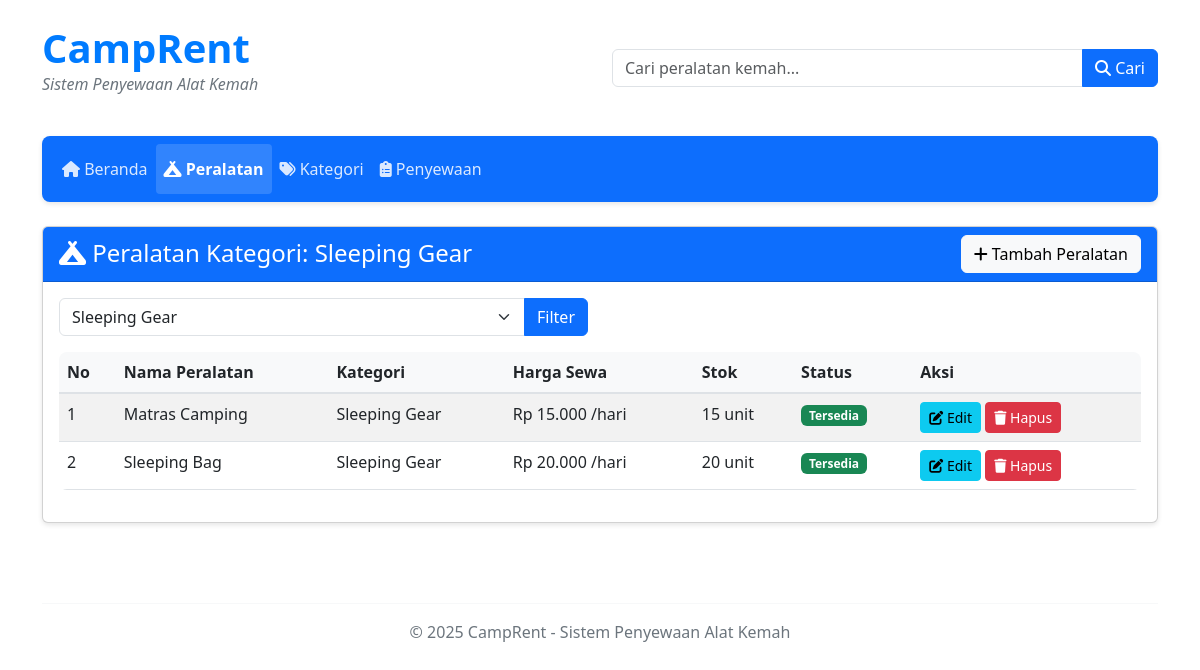
The page /index.php?page=peralatan&kategori_id=2 on the database its author committed.
### tables this page shows
CREATE TABLE IF NOT EXISTS kategori (
    id INT PRIMARY KEY AUTO_INCREMENT,
    nama VARCHAR(100) NOT NULL,
    deskripsi TEXT,
    created_at TIMESTAMP DEFAULT CURRENT_TIMESTAMP,
    updated_at TIMESTAMP DEFAULT CURRENT_TIMESTAMP ON UPDATE CURRENT_TIMESTAMP
);

CREATE TABLE IF NOT EXISTS peralatan (
    id INT PRIMARY KEY AUTO_INCREMENT,
    nama VARCHAR(100) NOT NULL,
    kategori_id INT NOT NULL,
    stok INT NOT NULL DEFAULT 0,
    harga_sewa DECIMAL(10,2) NOT NULL,
    deskripsi TEXT,
    status ENUM('tersedia', 'dipinjam', 'pemeliharaan') DEFAULT 'tersedia',
    created_at TIMESTAMP DEFAULT CURRENT_TIMESTAMP,
    updated_at TIMESTAMP DEFAULT CURRENT_TIMESTAMP ON UPDATE CURRENT_TIMESTAMP,
    FOREIGN KEY (kategori_id) REFERENCES kategori(id) ON DELETE CASCADE
);

### class/Kategori.php (called while the page is built, shortened)
<?php
class Kategori {
    private $db;
    public function __construct($db) {
        $this->db = $db;
    }
    public function getAll() {
        $query = "SELECT * FROM kategori ORDER BY nama ASC";
        $stmt = $this->db->prepare($query);
        $stmt->execute();
        return $stmt->fetchAll();
    }
    public function getById($id) {
        $query = "SELECT * FROM kategori WHERE id = :id";
        $stmt = $this->db->prepare($query);
        $stmt->bindParam(':id', $id);
        $stmt->execute();
        return $stmt->fetch();
    }
}

### class/Peralatan.php (called while the page is built, shortened)
<?php
class Peralatan {
    private $db;
    public function __construct($db) {
        $this->db = $db;
    }
    public function getByKategori($kategori_id) {
        $query = "SELECT p.*, k.nama AS kategori_nama
                  FROM peralatan p
                  JOIN kategori k ON p.kategori_id = k.id
                  WHERE p.kategori_id = :kategori_id
                  ORDER BY p.nama ASC";
        $stmt = $this->db->prepare($query);
        $stmt->bindParam(':kategori_id', $kategori_id);
        $stmt->execute();
        return $stmt->fetchAll();
    }
}

### view/peralatan/index.php (the view, shortened to what this page needs)
<?php
$peralatanObj = new Peralatan($db);
$kategoriObj = new Kategori($db);
$kategori_id = isset($_GET['kategori_id']) ? $_GET['kategori_id'] : null;
if ($kategori_id) {
    $peralatan_list = $peralatanObj->getByKategori($kategori_id);
    $kategori_info = $kategoriObj->getById($kategori_id);
} else {
    $peralatan_list = $peralatanObj->getAll();
}
$kategori_list = $kategoriObj->getAll();
?>
<div class="card mb-4">
    <div class="card-header bg-primary text-white d-flex justify-content-between align-items-center">
        <h4 class="mb-0">
            <i class="fas fa-campground"></i>
            <?php if (isset($kategori_info)): ?>
                Peralatan Kategori: <?php echo htmlspecialchars($kategori_info['nama']); ?>
            <?php else: ?>
                Daftar Peralatan
            <?php endif; ?>
        </h4>
        <a href="index.php?page=peralatan_add" class="btn btn-light"><i class="fas fa-plus"></i> Tambah Peralatan</a>
    </div>
    <div class="card-body">
        <div class="row mb-3">
            <div class="col-md-6">
                <form action="index.php" method="GET">
                    <div class="input-group">
                        <select name="kategori_id" class="form-select">
                            <?php foreach($kategori_list as $kategori): ?>
                            <option value="<?php echo $kategori['id']; ?>" <?php echo (isset($kategori_id) && $kategori_id == $kategori['id']) ? 'selected' : ''; ?>>
                                <?php echo htmlspecialchars($kategori['nama']); ?>
                            </option>
                            <?php endforeach; ?>
                        </select>
                        <button type="submit" class="btn btn-primary">Filter</button>
                    </div>
                </form>
            </div>
        </div>
        <?php if (empty($peralatan_list)): ?>
            <div class="alert alert-info">
                <i class="fas fa-info-circle"></i> Tidak ada peralatan yang tersedia.
            </div>
        <?php else: ?>
            <div class="table-responsive">
                <table class="table table-striped table-hover">
                    <thead>
                        <tr>
                            <th>No</th>
                            <th>Nama Peralatan</th>
                            <th>Kategori</th>
                            <th>Harga Sewa</th>
                            <th>Stok</th>
                            <th>Status</th>
                            <th>Aksi</th>
                        </tr>
                    </thead>
                    <tbody>
                        <?php $no = 1; foreach($peralatan_list as $item): ?>
                        <tr>
                            <td><?php echo $no++; ?></td>
                            <td><?php echo htmlspecialchars($item['nama']); ?></td>
                            <td><?php echo htmlspecialchars($item['kategori_nama']); ?></td>
                            <td>Rp <?php echo number_format($item['harga_sewa'], 0, ',', '.'); ?> /hari</td>
                            <td><?php echo $item['stok']; ?> unit</td>
                            <td>
                                <?php if($item['status'] == 'tersedia'): ?>
                                    <span class="badge bg-success">Tersedia</span>
                                <?php elseif($item['status'] == 'dipinjam'): ?>
                                    <span class="badge bg-warning">Sedang Dipinjam</span>
                                <?php else: ?>
                                    <span class="badge bg-secondary">Pemeliharaan</span>
                                <?php endif; ?>
                            </td>
                            <td>
                                <a href="index.php?page=peralatan_edit&id=<?php echo $item['id']; ?>" class="btn btn-sm btn-info">
                                    <i class="fas fa-edit"></i> Edit
                                </a>
                                <a href="index.php?page=peralatan_delete&id=<?php echo $item['id']; ?>" class="btn btn-sm btn-danger"
                                   onclick="return confirm('Apakah Anda yakin ingin menghapus peralatan ini?')">
                                    <i class="fas fa-trash"></i> Hapus
                                </a>
                            </td>
                        </tr>
                        <?php endforeach; ?>
                    </tbody>
                </table>
            </div>
        <?php endif; ?>
    </div>
</div>

### style.css (style rules this page uses)
body { font-family: 'Segoe UI', Tahoma, Geneva, Verdana, sans-serif; background-color: #f8f9fa; color: #333; }
.card { border-radius: 8px; box-shadow: 0 2px 5px rgba(0, 0, 0, 0.1); transition: all 0.3s ease; }
.btn { border-radius: 4px; padding: 0.5rem 1rem; transition: all 0.3s ease; }
.btn-primary { background-color: #007bff; border-color: #007bff; }
.table { background-color: #fff; border-radius: 8px; overflow: hidden; }
.table thead th { background-color: #f8f9fa; border-bottom: 2px solid #dee2e6; }

### rows shown on the page
kategori: nama "Sleeping Gear"
peralatan: nama "Matras Camping", kategori.nama "Sleeping Gear", harga_sewa "15.000", stok "15", status "Tersedia"
peralatan: nama "Sleeping Bag", kategori.nama "Sleeping Gear", harga_sewa "20.000", stok "20", status "Tersedia"

### other values the page prints
form field kategori_id "Sleeping Gear"
